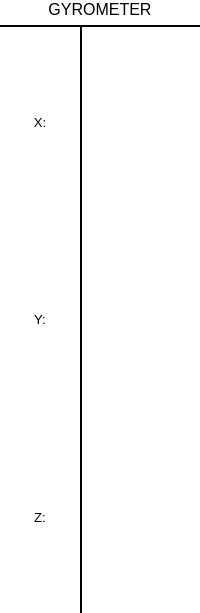
                        <widget class="QFrame" name="frame_15">
                         <property name="minimumSize">
                          <size>
                           <width>150</width>
                           <height>0</height>
                          </size>
                         </property>
                         <property name="maximumSize">
                          <size>
                           <width>16777215</width>
                           <height>16777215</height>
                          </size>
                         </property>
                         <property name="styleSheet">
                          <string notr="true">background:white;
border-radius: 15px;</string>
                         </property>
                         <property name="frameShape">
                          <enum>QFrame::StyledPanel</enum>
                         </property>
                         <property name="frameShadow">
                          <enum>QFrame::Raised</enum>
                         </property>
                         <layout class="QVBoxLayout" name="verticalLayout_58" stretch="0,1">
                          <property name="leftMargin">
                           <number>0</number>
                          </property>
                          <property name="topMargin">
                           <number>0</number>
                          </property>
                          <property name="rightMargin">
                           <number>0</number>
                          </property>
                          <property name="bottomMargin">
                           <number>0</number>
                          </property>
                          <item>
                           <widget class="QLabel" name="label_38">
                            <property name="font">
                             <font>
                              <pointsize>12</pointsize>
                             </font>
                            </property>
                            <property name="styleSheet">
                             <string notr="true">background:transparent;
border-top-left-radius: 15px;
border-top-right-radius: 15px;</string>
                            </property>
                            <property name="text">
                             <string>GYROMETER</string>
                            </property>
                            <property name="alignment">
                             <set>Qt::AlignCenter</set>
                            </property>
                           </widget>
                          </item>
                          <item>
                           <widget class="QFrame" name="frame_57">
                            <property name="frameShape">
                             <enum>QFrame::StyledPanel</enum>
                            </property>
                            <property name="frameShadow">
                             <enum>QFrame::Raised</enum>
                            </property>
                            <layout class="QHBoxLayout" name="horizontalLayout_48">
                             <property name="spacing">
                              <number>0</number>
                             </property>
                             <property name="leftMargin">
                              <number>0</number>
                             </property>
                             <property name="topMargin">
                              <number>0</number>
                             </property>
                             <property name="rightMargin">
                              <number>0</number>
                             </property>
                             <property name="bottomMargin">
                              <number>0</number>
                             </property>
                             <item>
                              <widget class="QFrame" name="frame_95">
                               <property name="styleSheet">
                                <string notr="true">background:transparent;
border-top-left-radius:0px;
border-top-right-radius:0px;</string>
                               </property>
                               <property name="frameShape">
                                <enum>QFrame::StyledPanel</enum>
                               </property>
                               <property name="frameShadow">
                                <enum>QFrame::Raised</enum>
                               </property>
                               <layout class="QVBoxLayout" name="verticalLayout_70">
                                <property name="leftMargin">
                                 <number>0</number>
                                </property>
                                <property name="topMargin">
                                 <number>0</number>
                                </property>
                                <property name="rightMargin">
                                 <number>0</number>
                                </property>
                                <property name="bottomMargin">
                                 <number>0</number>
                                </property>
                                <item>
                                 <widget class="QLabel" name="label_54">
                                  <property name="font">
                                   <font>
                                    <pointsize>10</pointsize>
                                   </font>
                                  </property>
                                  <property name="styleSheet">
                                   <string notr="true">border-top:1.5px solid black;</string>
                                  </property>
                                  <property name="text">
                                   <string>X:</string>
                                  </property>
                                  <property name="alignment">
                                   <set>Qt::AlignCenter</set>
                                  </property>
                                 </widget>
                                </item>
                                <item>
                                 <widget class="QLabel" name="label_55">
                                  <property name="font">
                                   <font>
                                    <pointsize>10</pointsize>
                                   </font>
                                  </property>
                                  <property name="text">
                                   <string>Y:</string>
                                  </property>
                                  <property name="alignment">
                                   <set>Qt::AlignCenter</set>
                                  </property>
                                 </widget>
                                </item>
                                <item>
                                 <widget class="QLabel" name="label_56">
                                  <property name="font">
                                   <font>
                                    <pointsize>10</pointsize>
                                   </font>
                                  </property>
                                  <property name="text">
                                   <string>Z:</string>
                                  </property>
                                  <property name="alignment">
                                   <set>Qt::AlignCenter</set>
                                  </property>
                                 </widget>
                                </item>
                               </layout>
                              </widget>
                             </item>
                             <item>
                              <widget class="QFrame" name="frame_96">
                               <property name="sizePolicy">
                                <sizepolicy hsizetype="Preferred" vsizetype="Preferred">
                                 <horstretch>0</horstretch>
                                 <verstretch>0</verstretch>
                                </sizepolicy>
                               </property>
                               <property name="minimumSize">
                                <size>
                                 <width>120</width>
                                 <height>0</height>
                                </size>
                               </property>
                               <property name="maximumSize">
                                <size>
                                 <width>120</width>
                                 <height>16777215</height>
                                </size>
                               </property>
                               <property name="styleSheet">
                                <string notr="true">background:transparent;
border-top-left-radius:0px;
border-top-right-radius:0px;
border-bottom-left-radius:0px;
border-left:1.5px solid black;</string>
                               </property>
                               <property name="frameShape">
                                <enum>QFrame::StyledPanel</enum>
                               </property>
                               <property name="frameShadow">
                                <enum>QFrame::Raised</enum>
                               </property>
                               <layout class="QVBoxLayout" name="verticalLayout_71">
                                <property name="leftMargin">
                                 <number>0</number>
                                </property>
                                <property name="topMargin">
                                 <number>0</number>
                                </property>
                                <property name="rightMargin">
                                 <number>0</number>
                                </property>
                                <property name="bottomMargin">
                                 <number>0</number>
                                </property>
                                <item>
                                 <widget class="QTextEdit" name="gyrometer_value_x">
                                  <property name="sizePolicy">
                                   <sizepolicy hsizetype="Preferred" vsizetype="Preferred">
                                    <horstretch>0</horstretch>
                                    <verstretch>0</verstretch>
                                   </sizepolicy>
                                  </property>
                                  <property name="minimumSize">
                                   <size>
                                    <width>0</width>
                                    <height>30</height>
                                   </size>
                                  </property>
                                  <property name="font">
                                   <font>
                                    <pointsize>10</pointsize>
                                   </font>
                                  </property>
                                  <property name="styleSheet">
                                   <string notr="true">background:transparent;
border-top:1.5px solid black;
border-left:0px;</string>
                                  </property>
                                  <property name="verticalScrollBarPolicy">
                                   <enum>Qt::ScrollBarAlwaysOff</enum>
                                  </property>
                                  <property name="readOnly">
                                   <bool>true</bool>
                                  </property>
                                 </widget>
                                </item>
                                <item>
                                 <widget class="QTextEdit" name="gyrometer_value_y">
                                  <property name="sizePolicy">
                                   <sizepolicy hsizetype="Preferred" vsizetype="Preferred">
                                    <horstretch>0</horstretch>
                                    <verstretch>0</verstretch>
                                   </sizepolicy>
                                  </property>
                                  <property name="minimumSize">
                                   <size>
                                    <width>0</width>
                                    <height>30</height>
                                   </size>
                                  </property>
                                  <property name="font">
                                   <font>
                                    <pointsize>10</pointsize>
                                   </font>
                                  </property>
                                  <property name="styleSheet">
                                   <string notr="true">background:transparent;
border-left:0px;</string>
                                  </property>
                                  <property name="verticalScrollBarPolicy">
                                   <enum>Qt::ScrollBarAlwaysOff</enum>
                                  </property>
                                  <property name="readOnly">
                                   <bool>true</bool>
                                  </property>
                                 </widget>
                                </item>
                                <item>
                                 <widget class="QTextEdit" name="gyrometer_value_z">
                                  <property name="sizePolicy">
                                   <sizepolicy hsizetype="Preferred" vsizetype="Preferred">
                                    <horstretch>0</horstretch>
                                    <verstretch>0</verstretch>
                                   </sizepolicy>
                                  </property>
                                  <property name="minimumSize">
                                   <size>
                                    <width>0</width>
                                    <height>30</height>
                                   </size>
                                  </property>
                                  <property name="font">
                                   <font>
                                    <pointsize>10</pointsize>
                                   </font>
                                  </property>
                                  <property name="styleSheet">
                                   <string notr="true">background:transparent;
border-bottom-right-radius: 15px;
border-left:0px;
</string>
                                  </property>
                                  <property name="verticalScrollBarPolicy">
                                   <enum>Qt::ScrollBarAlwaysOff</enum>
                                  </property>
                                  <property name="horizontalScrollBarPolicy">
                                   <enum>Qt::ScrollBarAlwaysOff</enum>
                                  </property>
                                  <property name="readOnly">
                                   <bool>true</bool>
                                  </property>
                                 </widget>
                                </item>
                               </layout>
                              </widget>
                             </item>
                            </layout>
                           </widget>
                          </item>
                         </layout>
                        </widget>
